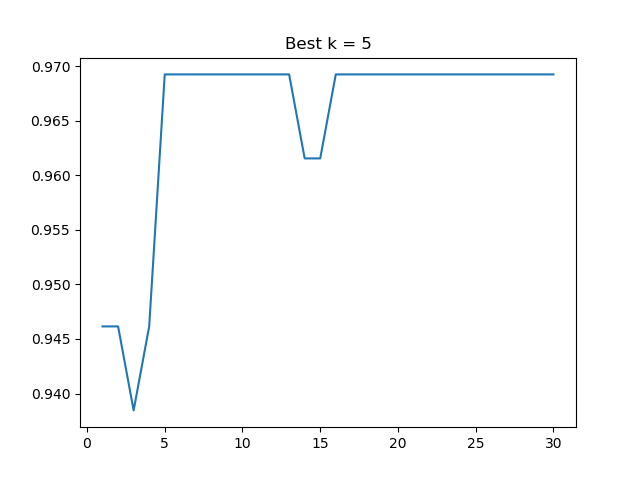

Generate this figure with Python:
#!/usr/bin/env python3
"""
Author : kyclark
Date   : 2018-11-24
Purpose: Cross-validation of K-Nearest Neighbors
"""

import argparse
import sys
import pandas as pd
import numpy as np
import matplotlib.pyplot as plt
from collections import Counter
from scipy.spatial import distance
from sklearn.model_selection import KFold
from sklearn.model_selection import ShuffleSplit
from sklearn.model_selection import train_test_split


# --------------------------------------------------
def get_args():
    """get command-line arguments"""
    parser = argparse.ArgumentParser(
        description='Cross-validation of K-Nearest Neighbors',
        formatter_class=argparse.ArgumentDefaultsHelpFormatter)

    parser.add_argument(
        '-f',
        '--file',
        help='Input file',
        metavar='FILE',
        type=str,
        default='../data/knn_binary_data.csv')

    parser.add_argument(
        '-i',
        '--iterations',
        help='How many iterartions for CV',
        metavar='int',
        type=int,
        default=10)

    parser.add_argument(
        '-o',
        '--outfile',
        help='File name to write figure',
        metavar='FILE',
        type=str,
        default='')

    parser.add_argument(
        '-k', help='Max value for K', metavar='int', type=int, default=30)

    return parser.parse_args()


# --------------------------------------------------
def warn(msg):
    """Print a message to STDERR"""
    print(msg, file=sys.stderr)


# --------------------------------------------------
def die(msg='Something bad happened'):
    """warn() and exit with error"""
    warn(msg)
    sys.exit(1)


# --------------------------------------------------
def knn(p, k, x, t):
    """
    K-Nearest Neighbors classifier.  Return the most frequent class among the k
    nearest points
    :param p: point to classify (assumes 2-dimensional)
    :param k: number of nearest neighbors
    :param x: array of observed 2-dimensional points
    :param t: array of target labels (corresponding to points)
    :return: the top class label
    """

    d = np.argsort(list(map(lambda z: distance.euclidean(p, z), x)))[:k]
    count = Counter(t[d])
    return count.most_common(1)[0][0]


# --------------------------------------------------
def main():
    """Make a jazz noise here"""
    args = get_args()
    infile = args.file
    k = args.k
    iterations = args.iterations
    out_file = args.outfile

    df = pd.read_csv(infile)
    X = df.iloc[:, 0:2].values
    t = pd.to_numeric(df.iloc[:, 2].values, downcast='integer')

    kf = KFold(n_splits=iterations)

    x_plot = []
    y_plot = []
    for k in range(1, k + 1):
        predictions = []
        for train, test in kf.split(X):
            X_train, X_test, y_train, y_test = X[train], X[test], t[train], t[
                test]
            predicted = list(
                map(lambda p: knn(p, k, X_train, y_train), X_test))
            predictions.append(np.mean(predicted == y_test))

        # for _ in range(args.iterations):
        #     X_train, X_test, y_train, y_test = train_test_split(
        #         X, t, test_size=0.33)
        #     predicted = list(
        #         map(lambda p: knn(p, k, X_train, y_train), X_test))
        #     predictions.append(np.mean(predicted == y_test))

        print('k {} = {}'.format(k, np.mean(predictions)))
        x_plot.append(k)
        y_plot.append(np.mean(predictions))

    best = np.argmax(y_plot) + 1

    plt.plot(x_plot, y_plot)
    plt.title('Best k = {}'.format(best))

    if out_file:
        plt.savefig(out_file)

    plt.show()


# --------------------------------------------------
if __name__ == '__main__':
    main()
